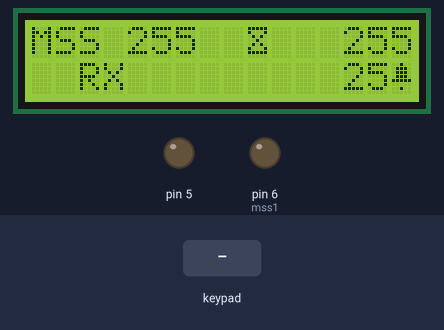
Recording of a sketch running on a simulated Arduino Uno, built with avr-gcc and run on an emulated ATmega328P. On the bench: 16×2 character LCD, output pins drawn as LEDs (lit = HIGH). Wiring (inferred from the names in the program): 4×4 keypad with keys 1 2 3 A 4 5 6 B 7 8 9 C * 0 # D (labels assumed): rows pin 7, pin 8, pin 9, pin 13; columns pin 3, pin 10, pin 11, pin 12. The inputs (shaded band) are chosen by the test bench. EEPROM starts erased; pins used as bus, display or sensor lines are not drawn; what the sketch prints to the serial monitor is not drawn.

Above: at 4.3 s.
4.4 s: keypad keys 1 2 3 4 pressed 0.4 s apart
At 6.7 s:
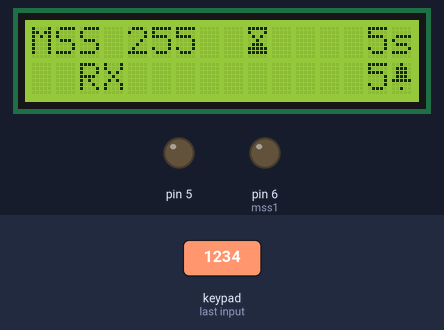
7.5 s: keypad keys 1 2 3 4 A pressed 0.4 s apart
At 10.0 s:
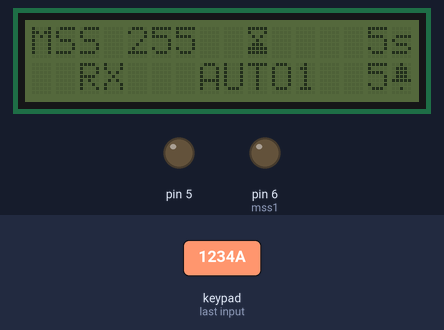
11.0 s: key '2' pressed
At 11.8 s:
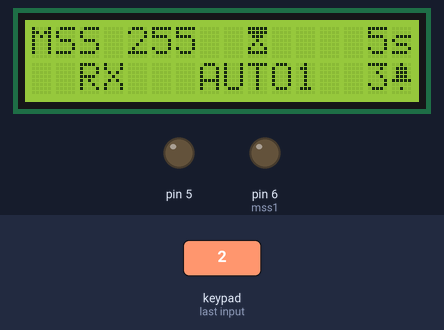
14.0 s: key '5' pressed
At 14.5 s:
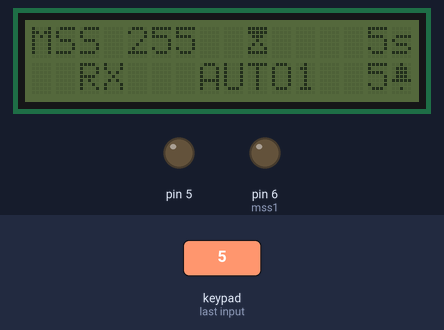
17.0 s: keypad keys 1 2 3 4 # pressed 0.4 s apart
At 18.1 s:
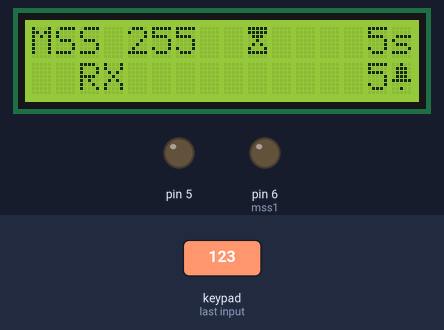
20.5 s: key '8' pressed
At 22.0 s:
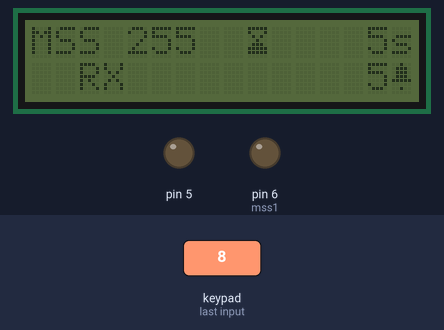
Timing chart, 0 to 23.5 s (numbered marks = the images above; inputs shaded):
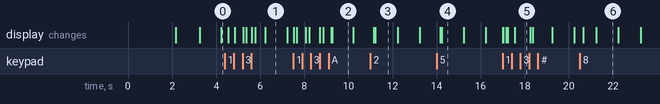

The sketch:

ft2000_caller.ino
```cpp
#include <Wire.h>
#include <LiquidCrystal_I2C.h>
#include <EEPROM.h>

//DEFINE PINS
#define ledTX   13  //led indicator TX
#define rigTX   3  //señal TX de la emisora
#define pttIN   4  //entrada pedal TX
#define pttOUT  5  //salida disparar PTT emisora
#define mss1    6  //emular mensaje 1
#define mss2    7  //emular mensaje 2
#define mss3    8  //emular mensaje 3
#define mss4    9  //emular mensaje 4
#define bt1     10 //botón 1 cambia mensaje 1,2,3,4
#define bt2     11 //botón 2 cambia intervalo beacon
#define bt3     12 //botón 3 beacon on/off
//END DEFINE PINS

#define RX       0 //en reposo RX
#define PEDAL    1 //PTT pedal
#define BEACON   2 //TX POR BEACON
#define TX       3 //TX manual emisora
#define RXCHAR     "  RX  "
#define TXCHAR     "  TX  "
#define AUTOCHARON1   "AUTO1"
#define AUTOCHARON2   "AUTO2"
#define AUTOCHAROFF   "      "
#define BEACONCHAR "BEACON"
#define intervalSum  5//intervalos a sumar al tiempo de baliza (en segundos)
#define limitInterval  60//maximo cada 60 segundos
#define ON  1
#define OFF 0
#define AUTO1 3
#define AUTO2 4

#define BUTTON_PIN        2  // Button

#define LONGPRESS_LEN    25  // Min nr of loops for a long press
#define SHORTPRESS_LEN   2  // Min nr of loops for a long press
#define DELAY            20  // Delay per loop in ms

enum { EV_NONE=0, EV_SHORTPRESS, EV_LONGPRESS };

boolean button_was_pressed1; // previous state
boolean button_was_pressed2; // previous state
boolean button_was_pressed3; // previous state

int button_pressed_counter1; // press running duration
int button_pressed_counter2; // press running duration
int button_pressed_counter3; // press running duration
int blinkTX = 0;

uint8_t bell[8]  =    {0x4,0xe,0xe,0xe,0x1f,0x0,0x4};
uint8_t arena[9]   =  {0x1f,0x11,0xa,0x4,0xa,0x11,0x1f};
uint8_t arenaA[10]   = {0x1f,0x1f,0xe,0x4,0xa,0x11,0x1f};
uint8_t arenaB[11]   = {0x1f,0x11,0xa,0x4,0xe,0x1f,0x1f};
LiquidCrystal_I2C lcd(0x27,16,2);  // set the LCD address to 0x27 for a 16 chars and 2 line display

#if defined(ARDUINO) && ARDUINO >= 100
#define printByte(args)  write(args);
#else
#define printByte(args)  print(args,BYTE);
#endif


int mssValue      = 1;//Por defecto 1
int mssValueOld   = 99;//Esto fuerza que siempre pinte el valor en display la primera vez
int estMss        = 0;
int estMssOld     = 99;//Esto fuerza que siempre pinte el valor en display la primera vez
//int estBeacon     = 0; //
//int estBeaconOld  = 99;//Esto fuerza que siempre pinte el valor en display la primera vez
int beaconTime    = 5;//
int beaconTimeOld = 99;//Esto fuerza que siempre pinte el valor en display la primera vez
int stateBt1      = HIGH;

int stateBt2      = HIGH;
int stateBt3      = HIGH;
int statePTTin    = LOW;
int statePTTinOld = LOW;
int stateRigTX    = LOW;
int beaconMode    = 0;
int beaconModeOld = 99;//Esto fuerza que siempre pinte el valor en display la primera vez
long lastTXms  = 0;  //ultimo momento en TX. Para contar tiempo para baliza
unsigned long previousMillis = 0;
const long interval = 1000;
long currentMillis;
int lanzar = 0;
int contador;
int clock = 0;
int backLight = 1; //por defecto luz encendida
//pendiente de hacer que muestre la cuenta atras
//que mire el estado de TX del equipo solo cada 500ms (por ejemplo, habra que ajustarlo)

void defineOutput(int pinN){
  pinMode(pinN,OUTPUT);
  digitalWrite(pinN,LOW);
}

void defineInput(int pinN,int value){
  pinMode(pinN,INPUT);
  digitalWrite(pinN, value);       // activa la resistencia pullup
}

void setup() {
  Wire.begin();
  Serial.begin(9600);
  lcd.init();                      // initialize the lcd
  lcd.backlight();
  lcd.home();

  lcd.print("EA4GKQ AUTO CALL");
  lcd.setCursor(0, 1);
  lcd.print("V 1.0 LOADING...");
  delay(2000);
  lcd.createChar(0, bell);
  lcd.createChar(9, arena);
  lcd.createChar(10, arenaA);
  lcd.createChar(11, arenaB);
  // put your setup code here, to run once:
  defineOutput(ledTX);
  defineOutput(pttOUT);
  defineOutput(mss1);
  defineOutput(mss2);
  defineOutput(mss3);
  defineOutput(mss4);
  defineInput(pttIN,LOW);
  defineInput(rigTX,HIGH);

  defineInput(bt1,HIGH);
  defineInput(bt2,HIGH);
  defineInput(bt3,HIGH);
//leemos la configuracion antes de apagar
  readMssValue();
  readBeaconTime();
  readBLight();
//inicializamos el display

  lcd.clear();
  lcd.setCursor(0,0);
  //       //0123456789012345
  lcd.print("MSS X        yys");

  lcd.setCursor(0,1);
           //0123456789012345
  lcd.print("----         xx");
  lcd.printByte(0);
  clock = 1;
  printClock();

  delay(1000);
  contador = beaconTime;
}


void loop() {
  currentMillis = millis();
  Countdown();   // Contador
  checkButtons();
  // put your main code here, to run repeatedly:
  printX();         //mensaje a emular en yaesu por medio del teclado externo conectado al jack
  printYY();         //segundos intervalo baliza
  printBeaconMode(); //AUTO /
  printStatus();     //  TX / RX / BEACON

  checkRigTX();
  printXX();//tiempo que queda para lanzar la baliza
  Countdown();   // Contador
  checkSendBeacon();

}

void printClock(){
  if(clock==3){
   clock = 1;
  }else{
   clock = clock + 1;
  }
  lcd.setCursor(9,0);
  switch(clock) {
    case 1:
      lcd.printByte(9);
      break;
    case 2:
      lcd.printByte(10);
      break;
    case 3:
      lcd.printByte(11);
      break;
    }
}
void checkButtons(){

  checkBt1();
  checkBt2();
  checkBt3();
}
void Countdown(){
  if(currentMillis - previousMillis >= interval) {
    if(beaconMode==AUTO1||beaconMode==AUTO2){
      contador = contador -1;
    }
    previousMillis = currentMillis;
    debug();
    printClock();
    checkBLight();
    //Serial.print(digitalRead(bt1));
    //Serial.print(digitalRead(bt2));
    //Serial.println(digitalRead(bt3));

  }
}


void checkBLight(){
    if(stateRigTX==HIGH){
     estMss = RX;
     digitalWrite(ledTX,LOW);
     if(backLight==OFF){
       lcd.noBacklight();
     }else{
       lcd.backlight();
     }
     blinkTX=0;
    }
}
void debug(){
Serial.print("Bacon: ");
    switch(beaconMode) {
    case AUTO1:
      Serial.print(AUTOCHARON1);
      break;
    case AUTO2:
      Serial.print(AUTOCHARON2);
      break;
    case OFF:
      Serial.print(AUTOCHAROFF);
      break;
    }
    Serial.print(" ");
    Serial.print(beaconMode);
    Serial.print(" ");
    Serial.print(" ");
    Serial.print("estBeacon: ");

//    Serial.println(estBeacon);
Serial.print("Estatus: ");
    switch (estMss) {
    case RX:
      Serial.println(RXCHAR);
      break;
    case PEDAL:
      Serial.println(TXCHAR);
      break;
    case BEACON:
      Serial.println(BEACONCHAR);
      break;
    default:
      Serial.println("ERROR!");
      break;
    }

  Serial.print("Lanzar: ");
  Serial.println(lanzar);

  Serial.print("contador: ");
  Serial.print(contador);

  Serial.print(" mssValue: ");
  Serial.print(mssValue);

  Serial.print(" RigTX: ");
  Serial.println(digitalRead(rigTX));

  Serial.print(" blinkTX: ");
  Serial.println(blinkTX);
}
void checkSendBeacon(){
  int mssPIN;
    if(contador<1&&(beaconMode==AUTO1||beaconMode==AUTO2)){
    contador = beaconTime;
    lanzar = 1;
  }
  //Si estamos en automatico (BEACON ON), en modo RX, y ha transcurrido el tiempo de lanzamiento de baliza
  if((beaconMode==AUTO1||beaconMode==AUTO2)&&estMss==RX&&lanzar==1){
    //lanzamos baliza
     if(mssValue>0&&mssValue<5){
      if(mssValue==1)  mssPIN = mss1;
      if(mssValue==2)  mssPIN = mss2;
      if(mssValue==3)  mssPIN = mss3;
      if(mssValue==4)  mssPIN = mss4;
      lcd.noBacklight();
      digitalWrite(mssPIN,HIGH);
      digitalWrite(ledTX,HIGH);
      estMss = BEACON;
      printStatus();
      lcd.backlight();
      Serial.print("Lanzamos pin");
      Serial.println(mssPIN);
      lcd.noBacklight();
      delay(200);
      lcd.backlight();
     }
      digitalWrite(mss1,LOW);
      digitalWrite(mss2,LOW);
      digitalWrite(mss3,LOW);
      digitalWrite(mss4,LOW);
      digitalWrite(ledTX,LOW);

      lanzar = 0;
      contador = beaconTime;
  }

}
void printXX(){
  lcd.setCursor(13,1);


  if(contador<10){
    lcd.print(" ");
  }
    lcd.print(contador);//% 10);
    lcd.setCursor(15,1);
    lcd.printByte(0);//campana
}

void printX(){
  if(mssValue!=mssValueOld){
    lcd.setCursor(0,0);
    lcd.print("MSS     ");
    //XX numero de mensaje que lanzará la baliza
    lcd.setCursor(4,0);
    lcd.print(mssValue);
    mssValueOld = mssValue;
  }
}
void printYY(){
  if(beaconTime!=beaconTimeOld){
    //YY intervalo actual para lanzar baliza
    lcd.setCursor(13,0);
    lcd.print("  s");
    if(beaconTime<10){
      lcd.setCursor(14,0);
    }else{
      lcd.setCursor(13,0);
    }
    lcd.print(beaconTime);
    beaconTimeOld = beaconTime;
  }
}

void printBeaconMode(){
  if(beaconMode!=beaconModeOld){
      lcd.setCursor(7,1);
      switch(beaconMode) {
        case AUTO1:
          lcd.print(AUTOCHARON1);
          break;
        case AUTO2:
          lcd.print(AUTOCHARON2);
          break;
        case OFF:
          lcd.print(AUTOCHAROFF);
          break;
      }
    beaconModeOld = beaconMode;
  }
}


void readMssValue(){
  int readMssVal = EEPROM.read(1);

  if(readMssVal>0||readMssVal<5){
   mssValue = readMssVal;
  }
}

void readBeaconTime(){
  int valorLeido = EEPROM.read(2);
  if(valorLeido>0){
   beaconTime = valorLeido;
  }
}
void readBLight(){
  int valorLeido = EEPROM.read(3);
  backLight = valorLeido;
}
void saveMssValue(int valor){
  EEPROM.write(1, valor);//en la dirección 1 guardamos el valor del mensaje que se está utilizando
}
void saveBeaconTime(int valor){
  EEPROM.write(2, valor);//en la dirección 2 guardamos el valor del intervalo de la baliza
}
void saveBLight(int valor){
  EEPROM.write(3, valor);//en la dirección 3 guardamos el estado de la luz de fondo del display
}


void printStatus(){
//solo modificamos el display cuando haya un cambio de estatus
  if(estMss!=estMssOld){
    switch (estMss) {
    case RX:
      lcd.setCursor(0,1);
      lcd.print(RXCHAR);
      break;
    case PEDAL:
      lcd.setCursor(0,1);
      lcd.print(TXCHAR);
      break;
    case BEACON:
      lcd.setCursor(0,1);
      lcd.print(BEACONCHAR);
      break;
    case TX:
      lcd.setCursor(0,1);
      lcd.print(TXCHAR);
      break;
    default:
      lcd.setCursor(0,1);
      lcd.print("ERROR!");
      break;
    }
    estMssOld = estMss;
  }


}


/*
void checkBt1(){

  stateBt1 = digitalRead(bt1);
  // Si el pin de entrada a pasado de nivel bajo y ha pasado suficiente tiempo desde
  // el último cambio para ignorar ruido, cambiamos el estado de la salida
  // y almacenamos el tiempo
  if ((stateBt1 == LOW && stateBt1Old == HIGH)) {
     if((millis() - time > debounce ) && ((millis() - time) < (debounce + 800))) {
         Serial.print("button1 ");
         Serial.print(stateBt1);
         Serial.print(" - ");
         Serial.println(stateBt1Old);
       mssValue = mssValue + 1;
       if(mssValue>4){
        mssValue = 1;
       }
        saveMssValue(mssValue);
        //time = millis();
        contador = beaconTime;
     }
  }

  if(((stateBt1 == LOW && stateBt1Old == LOW))&&((millis() - time) > (debounce + 1200))){
         Serial.print("button1 ");
         Serial.print(stateBt1);
         Serial.print(" - ");
         Serial.println(stateBt1Old);
        if(backLight==1){
           backLight=0;
           lcd.noBacklight();
         }else{
           lcd.backlight();
           backLight=1;
         }
     //time = millis();
  }
 stateBt1Old = stateBt1;
}
*/

void checkBt1()
{
  int event;
  int button_now_pressed = !digitalRead(bt1); // pin low -> pressed

  if (!button_now_pressed && button_was_pressed1) {
    if ((button_pressed_counter1 > SHORTPRESS_LEN) && (button_pressed_counter1 < LONGPRESS_LEN)){
      event = EV_SHORTPRESS;
      Serial.println("short1");
       mssValue = mssValue + 1;
       if(mssValue>4){
        mssValue = 1;
       }
    }else if(button_pressed_counter1 >= LONGPRESS_LEN){
      event = EV_LONGPRESS;
      Serial.println("long1");
        if(backLight==ON){
           backLight=OFF;
           lcd.noBacklight();
         }else{
           lcd.backlight();
           backLight=ON;
         }
      saveBLight(backLight);
    }
  }
  else
    event = EV_NONE;

  if (button_now_pressed)
    ++button_pressed_counter1;
  else
    button_pressed_counter1 = 0;

  button_was_pressed1 = button_now_pressed;
  //return event;
}

void checkBt2()
{
  int event;
  int button_now_pressed = !digitalRead(bt2); // pin low -> pressed

  if (!button_now_pressed && button_was_pressed2) {
    if ((button_pressed_counter2 > SHORTPRESS_LEN) && (button_pressed_counter2 < LONGPRESS_LEN)){
      event = EV_SHORTPRESS;
      Serial.println("short2");
      beaconTime = beaconTime + intervalSum;
      if(beaconTime>limitInterval){
       beaconTime = 5;
      }
      saveBeaconTime(beaconTime);
      contador = beaconTime;

    }else if(button_pressed_counter2 >= LONGPRESS_LEN){
        event = EV_LONGPRESS;
        Serial.println("long2");
    }
  }
  else
    event = EV_NONE;

  if (button_now_pressed)
    ++button_pressed_counter2;
  else
    button_pressed_counter2 = 0;

  button_was_pressed2 = button_now_pressed;
  //return event;
}


void checkBt3()
{
  int event;
  int button_now_pressed = !digitalRead(bt3); // pin low -> pressed

  if (!button_now_pressed && button_was_pressed3) {
    if ((button_pressed_counter3 > SHORTPRESS_LEN) && (button_pressed_counter3 < LONGPRESS_LEN)){
      event = EV_SHORTPRESS;
      Serial.println("short3");
      if(beaconMode==AUTO1){
       beaconMode = AUTO2;
      }else if(beaconMode==AUTO2){
       beaconMode = OFF;
      }else if(beaconMode==OFF){
       beaconMode = AUTO1;
      }
      contador = beaconTime;

    }else if(button_pressed_counter3 >= LONGPRESS_LEN){
      event = EV_LONGPRESS;
      Serial.println("long3");

    }
  }
  else
    event = EV_NONE;

  if (button_now_pressed)
    ++button_pressed_counter3;
  else
    button_pressed_counter3 = 0;

  button_was_pressed3 = button_now_pressed;
  //return event;
}


void checkRigTX(){
    stateRigTX = digitalRead(rigTX);
    if(stateRigTX==LOW&&estMss == BEACON){
      //no hacemos nada, está mandando la baliza
      lanzar = 0;
      contador = beaconTime;
    }

    if(stateRigTX==LOW&&estMss != BEACON){
      lastTXms = millis();//
      estMss = TX;
      contador = beaconTime;
      digitalWrite(ledTX,HIGH);
      if(beaconMode==AUTO1){
       beaconMode = OFF;
      }
    }

    if(stateRigTX==LOW){
      if(blinkTX<50){
        lcd.backlight();
      }else if(blinkTX>70){
        blinkTX=0;
      }else{
        lcd.noBacklight();
      }
      blinkTX++;
    }
    if(stateRigTX==HIGH){
     estMss = RX;
    }
}
```

Measured:
- after the input at 4.4 s, the display: first changes after 0.14 s (image 1 shows a later state)
- after the input at 7.5 s, the display: first changes at once (image 2 shows a later state)
- after the input at 11.0 s, the display: first changes after 0.16 s (image 3 shows a later state)
- after the input at 14.0 s, the display: first changes after 0.16 s (image 4 shows a later state)
- after the input at 17.0 s, the display: first changes at once (image 5 shows a later state)
- after the input at 20.5 s, the display: first changes after 0.16 s (image 6 shows a later state)
- what the display in image 2 shows lasts 0.9 s, from 9.3 s to 10.2 s
